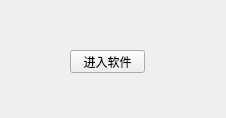
<?xml version="1.0" encoding="UTF-8"?>
<ui version="4.0">
 <class>Form</class>
 <widget class="QWidget" name="Form">
  <property name="geometry">
   <rect>
    <x>0</x>
    <y>0</y>
    <width>226</width>
    <height>118</height>
   </rect>
  </property>
  <property name="windowTitle">
   <string>欢迎使用ins自动化系统</string>
  </property>
  <widget class="QPushButton" name="pushButton">
   <property name="geometry">
    <rect>
     <x>70</x>
     <y>50</y>
     <width>75</width>
     <height>23</height>
    </rect>
   </property>
   <property name="text">
    <string>进入软件</string>
   </property>
  </widget>
 </widget>
 <resources/>
 <connections/>
</ui>
